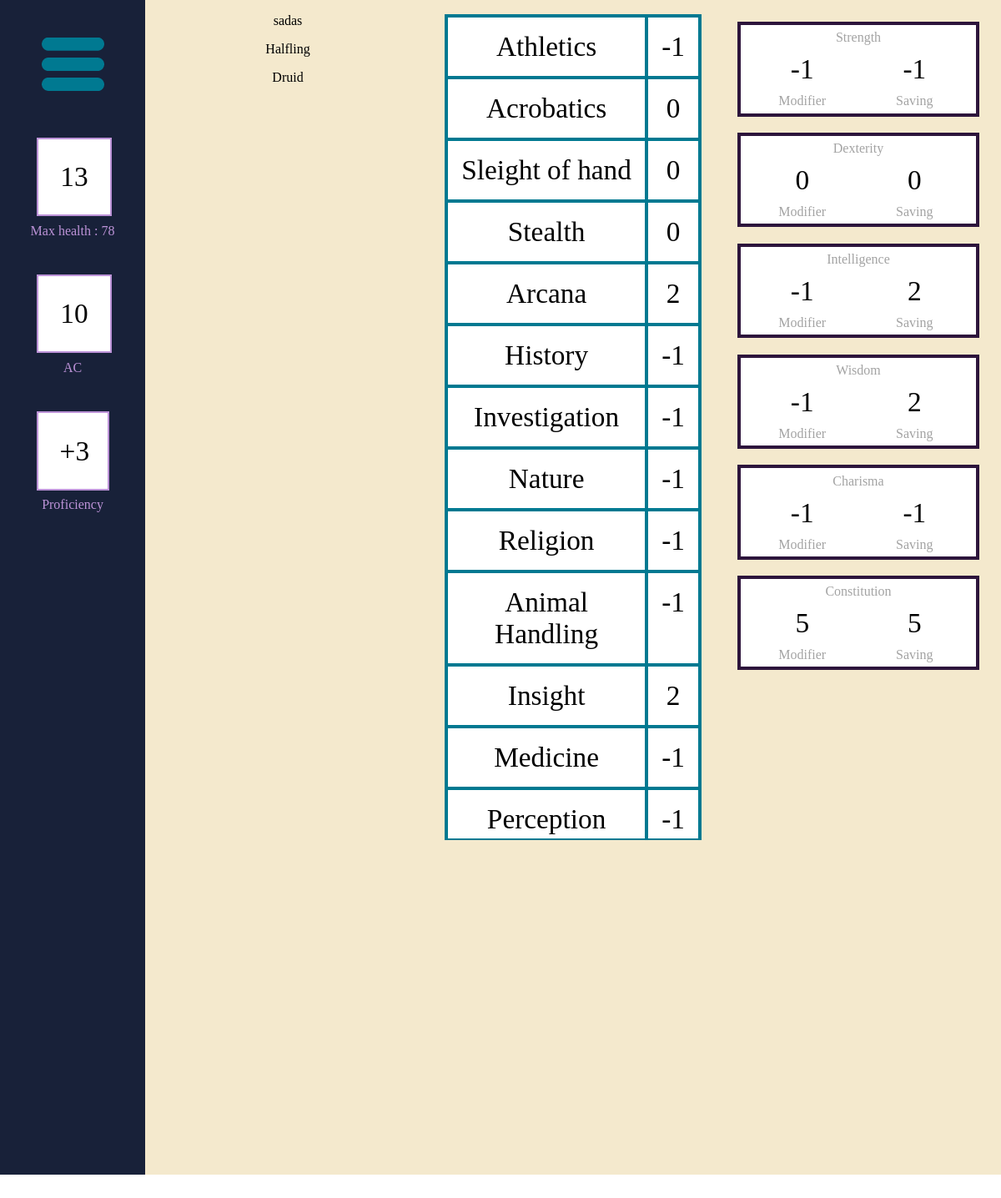
The app's page /character/12 with its own data.
### tables this page shows
CREATE TABLE "Character" (Character_Id INTEGER PRIMARY KEY AUTOINCREMENT, Name TEXT, Race TEXT REFERENCES Race (Race_Id), Class INT REFERENCES Class (Class_Id), Level Type, Background INT REFERENCES Background (Background_Id), HP INT, AC INT, Stats Text, Proficiencies TEXT, Speed INT, Notes TEXT, Current_HP , `Subclass` INTEGER REFERENCES `Subclass`(`Subclass_Id`), FOREIGN KEY (Class) REFERENCES Class (Class_Id), FOREIGN KEY (Background) REFERENCES Background (Background_Id));

CREATE TABLE "Race" (Race_Id INTEGER PRIMARY KEY AUTOINCREMENT, Name TEXT, Speed TEXT, ASI TEXT, Languages TEXT, Proficiencies TEXT);

CREATE TABLE Class (Class_Id INTEGER PRIMARY KEY AUTOINCREMENT, Name TEXT, HpDie TEXT, Proficiencies TEXT);

### routes.py (the view)
@app.route('/character/<id>')
def character_main(id):
    conn = sqlite3.connect(db)
    cur = conn.cursor()
    cur.execute('SELECT * FROM Character WHERE Character_Id = ?', (id,))
    character_data = cur.fetchone()
    if character_data is None:
        return redirect("/")
    session.clear()
    cur.execute('SELECT Name FROM Race WHERE Race_Id = ?', (character_data[2],))
    race = cur.fetchone()
    cur.execute('SELECT Name FROM Class WHERE Class_Id = ?', (character_data[3],))
    classC = cur.fetchone()
    cur.execute('SELECT Name FROM Subclass WHERE Subclass_Id = ?', (character_data[13],))
    subclass = cur.fetchone()
    proficiencies = character_data[9].split(',')
    stats = list(map(int, character_data[8].split(',')))
    prof_bonus = ((character_data[4]-1)//4)+2
    i = 0
    skillBonus = []
    stat_data = []
    while (i < 6):
        stat_abilities = skills[i]
        mod=math.floor((stats[i]-10)//2)
        if(proficiencies.count(stat_names[i])!=0):
            stat_data.append([stat_names[i],mod,mod+prof_bonus])
        else:
            stat_data.append([stat_names[i],mod,mod])
        for ability in stat_abilities:
            count = proficiencies.count(ability)
            if (count == 2):
                skillBonus.append((ability, mod+2*prof_bonus))
            elif (count == 1):
                skillBonus.append((ability, mod+prof_bonus))
            else:
                skillBonus.append((ability, mod))
        i += 1
    values_to_list = [character_data[1], race[0], classC[0]]
    other_values = [id,character_data[6],character_data[12],character_data[7],prof_bonus]
    if (character_data[13]!=1):
        values_to_list.append(subclass[0])
    return render_template('CharacterMain.html', character=values_to_list, skillData=skillBonus, other_values=other_values,statData=stat_data)

### templates/CharacterMain.html
{% extends 'sheetLayout.html' %}
{% block content %}
<div class="character_main">
    <div>
        {% for data in character %}
        <P> {{data}}</P>
        {%endfor%}
    </div>
    <div class="skill_mod_grid">
        {% for skill in skillData %}
        <div class="skill_mod">
            {{skill[0]}}
        </div>
        <div class="skill_mod">
            {{skill[1]}}
        </div>
        {%endfor%}
    </div>
    <div class="stat_mod_grid">
        {% for stat in statData %}
        <div class="stat_mod">
            {{stat[0]}}
            <div class = "stat_data">
                <div class = "stat_num">{{stat[1]}}</div>
                <div class = "stat_num">{{stat[2]}}</div>
                <div>Modifier</div>
                <div>Saving</div>
            </div>
        </div>
        {%endfor%}
    </div>
</div>
{% endblock %}

### static/styles.css (style rules this page uses)
body { margin: 0px; height: 70vw; }
.character_main { display: grid; grid-template-columns: 1fr 1fr 1fr; text-align: center; }
.skill_mod_grid { border: 2px solid #007991; background-color: white; font-size: 25pt; display: grid; grid-template-columns: 4fr 1fr; margin: 5%; height: 70%; overflow-y: scroll; overflow-x: hidden; }
.skill_mod { border: 2px solid #007991; padding:1pc; }
.stat_mod_grid { display: grid; grid-template-rows: 1fr 1fr 1fr 1fr 1fr 1fr; margin: 5%; height: 50%; }
.stat_mod { border: 4px solid #2d153c; padding: 2%; margin: 3%; background-color: white; color: #A3A3A3; height: 70%; }
.stat_data { display: grid; grid-template-columns: 1fr 1fr; }
.stat_num { padding: 10px; font-size: 25pt; color: black; }

### records on screen
Character: Name "sadas"
Race: Name "Halfling"
Class: Name "Druid"

### other values on screen
{{ other_values[1] }} "78"
{{ other_values[4] }} "3"
{{ skill[0] }} "Athletics" "Acrobatics" "Sleight of hand" "Stealth" "Arcana" "History" "Investigation" "Nature" "Religion" "Animal Handling" "Insight" "Medicine" "Perception"
{{ skill[1] }} "-1" "0" "0" "0" "2" "-1" "-1" "-1" "-1" "-1" "2" "-1" "-1"
{{ stat[0] }} "Strength" "Dexterity" "Intelligence" "Wisdom" "Charisma" "Constitution"
{{ stat[1] }} "-1" "0" "-1" "-1" "-1" "5"
{{ stat[2] }} "-1" "0" "2" "2" "-1" "5"
